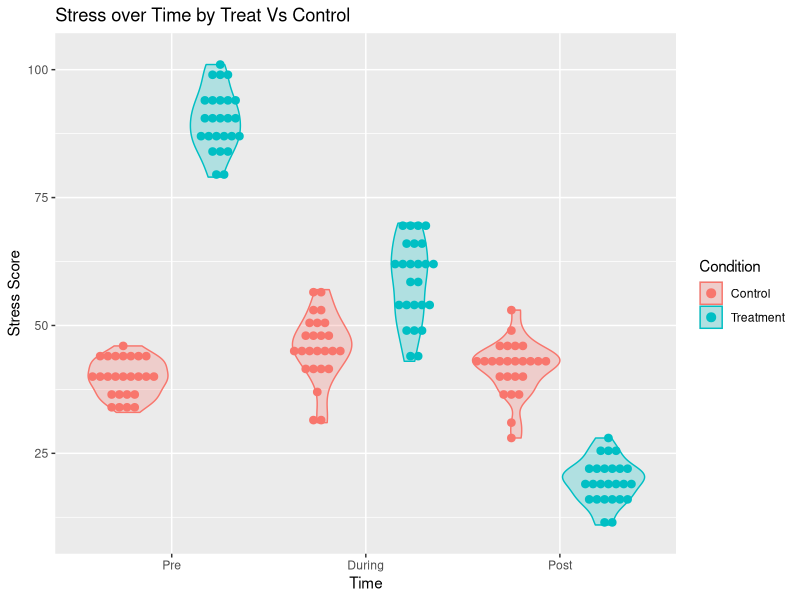

Source code (R):
## ---- chunk 1
library(tidyverse)
library(lme4)
library(kableExtra)
## ---- chunk 2
simMIX <- tibble(
  ID = factor(rep(paste("ID", 1:50, sep=""),each=3)) ,
  Stress = round(c(rnorm(75,c(40,45,42),sd=c(4, 6, 5)),rnorm(75,c(90,60,20),sd=c(6, 10, 5))),0),
  Time = factor(rep(c("Pre", "During", "Post"), each=1,50)),
  Group = factor(c(rep("Control", 75), rep("Treatment", 75)))
)

simMIX[c(1:3, 148:150),]
## ---- chunk 3
sumMIX <- 
  simMIX %>%
  group_by(Time, Group) %>%
  summarise(
    N = n_distinct(ID),
    Mean = round(mean(Stress, na.rm=T),2),
    SD = round(sd(Stress, na.rm=T),2)
    )
## ---- chunk 4
kable(sumMIX) %>%
  kable_styling("striped")
## ---- chunk 5
simMIX %>% 
  ggplot(aes(Time, Stress, color=Group, fill=Group))  + 
  geom_violin(alpha = .25) + 
  geom_dotplot(binaxis='y', stackdir='center', position=position_dodge(1),
               dotsize = 0.5) +
  scale_x_discrete(limits = c("Pre", "During", "Post")) +
  labs(x="Time", y = "Stress Score", 
       title="Stress over Time by Treat Vs Control", color="Condition", fill="Condition")
## ---- chunk 6
m0 <- lmer(Stress ~ 1 +
             (1 | ID), data = simMIX)
summary(m0)
## ---- chunk 7
m1 <- lmer(Stress ~ 1 + Time + Group +
             (1 | ID), data = simMIX)
summary(m1)
## ---- chunk 8
m2 <- lmer(Stress ~ 1 + Time + Group + Time*Group +
             (1 | ID), data = simMIX)
summary(m2)
## ---- chunk 9
anova(m0,m1,m2)
## ---- chunk 10
m3 <- aov(Stress ~ Time + Group + Time*Group +
            Error(ID/Time), data = simMIX)
summary(m3)
## ---- chunk 11
anova(m2)
